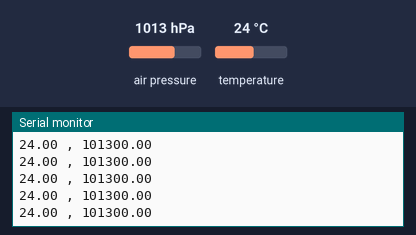
A sketch run on a simulated Arduino Uno, built with avr-gcc and run on an emulated ATmega328P. Parts: the last lines printed to the serial monitor. The test bench sets the inputs (shaded band); at power-on: air pressure 1013 hPa, temperature 24 °C.

Above: at 1.2 s.
1.3 s: air pressure set to 952 hPa
At 1.73 s:
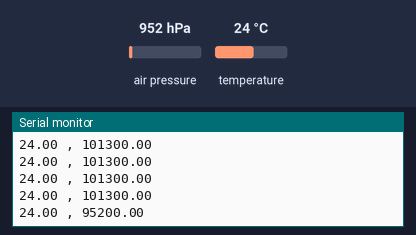
2.8 s: temperature set to 12 °C
At 3.01 s:
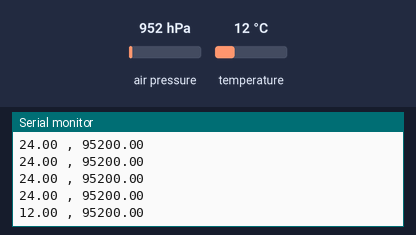
4.3 s: air pressure set to 975 hPa
At 4.55 s:
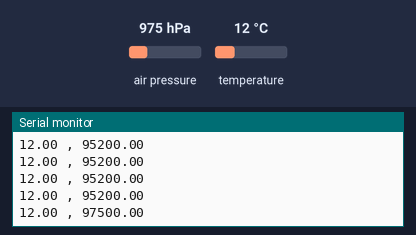
Timing chart, 0 to 7.3 s (numbered marks = the images above; inputs shaded):
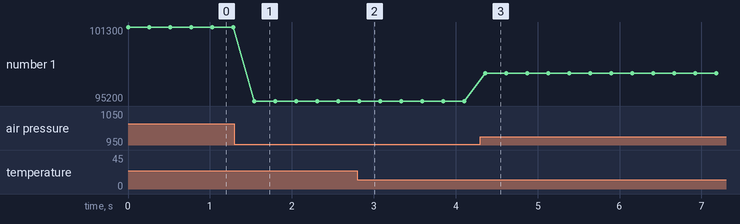

The sketch:

bmp180_toptechboy_livePlotting_v1.ino
```cpp
#include "Wire.h"
#include "Adafruit_BMP085.h"

Adafruit_BMP085 mySensor; // Create a pressure sensor called mySensor

float tempC;// variable to hold the temperature reading
float tempF;
float pressurePa; //variable to hold the barometric pressure in Pa

void setup() {
  // put your setup code here, to run once:
  Serial.begin(9600); //Start the serial monitor

  mySensor.begin();//initialize mySensor

}

void loop() {
  // put your main code here, to run repeatedly:
  tempC = mySensor.readTemperature();//read temperature in C
  tempF = tempC*1.8 + 32.; //convert temp to F

  pressurePa = mySensor.readPressure();// read pressure

  Serial.print(tempC);
  Serial.print(" , ");
  Serial.println(pressurePa);


  delay(250);

}
```

Measured:
- after the input at 1.3 s, the serial monitor: prints a new line after 0.24 s (image 1)
- after the input at 2.8 s, the serial monitor: prints a new line at once (image 2)
- after the input at 4.3 s, the serial monitor: prints a new line after 0.06 s (image 3)
- plotted number 1: 101300 → 95200 after the input at 1.3 s, 95200 → 97500 after the input at 4.3 s
